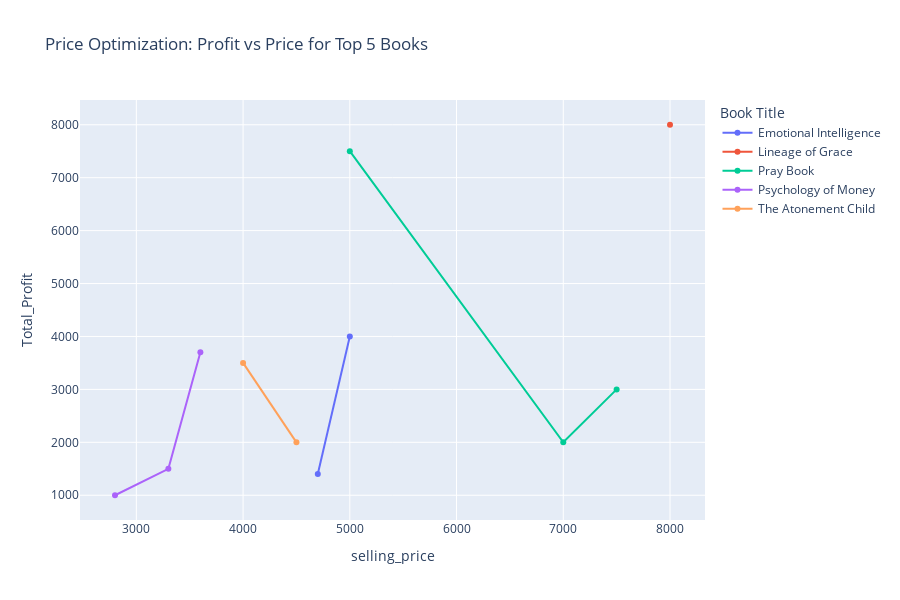

Here is the notebook cell this chart was saved with:
### Code cell
import plotly.express as px

# Group by Book Title and Selling Price
price_profit = data.groupby(['book_title', 'selling_price']).agg(
    Total_Profit=('profit', 'sum')
).reset_index()

# (Optional) Top 5 Books Only
top_books = data.groupby('book_title')['profit'].sum().sort_values(ascending=False).head(5).index.tolist()

# Filter the data to only top books
filtered = price_profit[price_profit['book_title'].isin(top_books)]

# Plot interactive scatter plot
fig = px.scatter(
    filtered,
    x='selling_price',
    y='Total_Profit',
    color='book_title',
    title='Price Optimization: Profit vs Price for Top 5 Books',
    labels={'selling_price': 'selling_price', 'Total_rofit': 'Total Profit'},
    hover_data=['book_title']
)

# Add a line to connect points for each book
fig.update_traces(mode='lines+markers')

fig.update_layout(
    width=900,
    height=600,
    legend_title_text='Book Title',
    hovermode='closest'
)

fig.show()

### Figure 1 — Plotly figure (JSON) as saved in the notebook; plotly's stock layout.template omitted (floating-point values rounded to 4 significant figures)
{"data": [{"customdata": [["Emotional Intelligence "], ["Emotional Intelligence "]], "hovertemplate": "book_title=%{customdata[0]}<br>selling_price=%{x}<br>Total_Profit=%{y}<extra></extra>", "legendgroup": "Emotional Intelligence ", "marker": {"color": "#636efa", "symbol": "circle"}, "mode": "lines+markers", "name": "Emotional Intelligence ", "orientation": "v", "showlegend": true, "type": "scatter", "x": [4700, 5000], "xaxis": "x", "y": [1400, 4000], "yaxis": "y"}, {"customdata": [["Lineage of Grace "]], "hovertemplate": "book_title=%{customdata[0]}<br>selling_price=%{x}<br>Total_Profit=%{y}<extra></extra>", "legendgroup": "Lineage of Grace ", "marker": {"color": "#EF553B", "symbol": "circle"}, "mode": "lines+markers", "name": "Lineage of Grace ", "orientation": "v", "showlegend": true, "type": "scatter", "x": [8000], "xaxis": "x", "y": [8000], "yaxis": "y"}, {"customdata": [["Pray Book "], ["Pray Book "], ["Pray Book "]], "hovertemplate": "book_title=%{customdata[0]}<br>selling_price=%{x}<br>Total_Profit=%{y}<extra></extra>", "legendgroup": "Pray Book ", "marker": {"color": "#00cc96", "symbol": "circle"}, "mode": "lines+markers", "name": "Pray Book ", "orientation": "v", "showlegend": true, "type": "scatter", "x": [5000, 7000, 7500], "xaxis": "x", "y": [7500, 2000, 3000], "yaxis": "y"}, {"customdata": [["Psychology of Money "], ["Psychology of Money "], ["Psychology of Money "]], "hovertemplate": "book_title=%{customdata[0]}<br>selling_price=%{x}<br>Total_Profit=%{y}<extra></extra>", "legendgroup": "Psychology of Money ", "marker": {"color": "#ab63fa", "symbol": "circle"}, "mode": "lines+markers", "name": "Psychology of Money ", "orientation": "v", "showlegend": true, "type": "scatter", "x": [2800, 3300, 3600], "xaxis": "x", "y": [1000, 1500, 3700], "yaxis": "y"}, {"customdata": [["The Atonement Child "], ["The Atonement Child "]], "hovertemplate": "book_title=%{customdata[0]}<br>selling_price=%{x}<br>Total_Profit=%{y}<extra></extra>", "legendgroup": "The Atonement Child ", "marker": {"color": "#FFA15A", "symbol": "circle"}, "mode": "lines+markers", "name": "The Atonement Child ", "orientation": "v", "showlegend": true, "type": "scatter", "x": [4000, 4500], "xaxis": "x", "y": [3500, 2000], "yaxis": "y"}], "layout": {"height": 600, "hovermode": "closest", "legend": {"title": {"text": "Book Title"}, "tracegroupgap": 0}, "title": {"text": "Price Optimization: Profit vs Price for Top 5 Books"}, "width": 900, "xaxis": {"anchor": "y", "domain": [0, 1], "title": {"text": "selling_price"}}, "yaxis": {"anchor": "x", "domain": [0, 1], "title": {"text": "Total_Profit"}}}}
